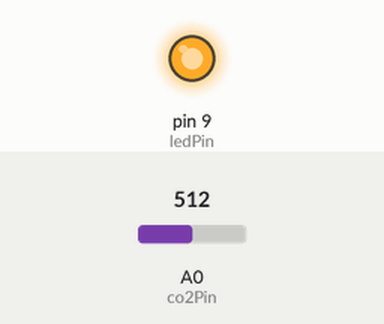
Recording of a sketch running on a simulated Arduino Uno, built with avr-gcc and run on an emulated ATmega328P. On the bench: output pins drawn as LEDs (lit = HIGH). Inputs (shaded band) come from the test bench; at power-on: A0 (co2Pin) = 512.

Above: at 1.2 s.
1.3 s: A0 (co2Pin) set to 318
2.8 s: A0 (co2Pin) set to 288
At 3.3 s:
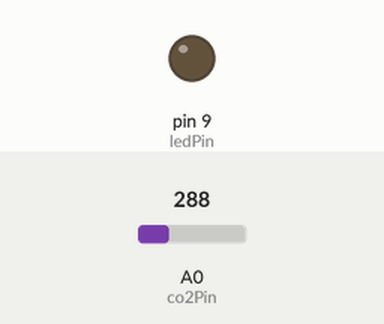
4.3 s: A0 (co2Pin) set to 306
At 5.5 s:
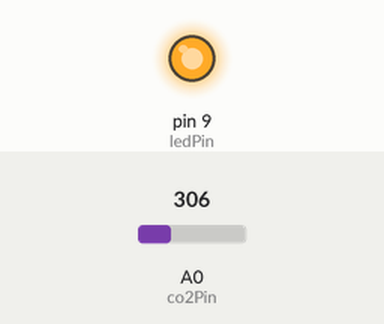
5.8 s: A0 (co2Pin) set to 290
At 6.8 s:
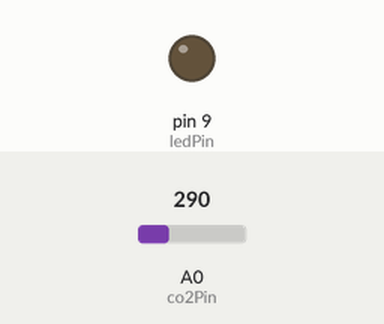
Timing chart, 0 to 8.3 s (numbered marks = the images above; inputs shaded):
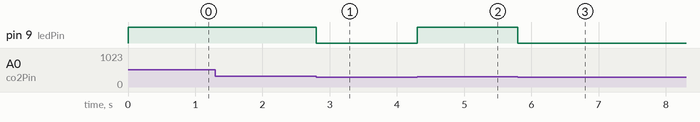

The sketch:

sketch.ino
```cpp
const int co2Pin = A0; // CO2 sensor pin
const int ledPin = 9;  // LED pin

void setup() {
  pinMode(ledPin, OUTPUT);
}

void loop() {
  int sensorValue = analogRead(co2Pin);
  if (sensorValue > 300) { // Adjust threshold for CO2 detection
    digitalWrite(ledPin, HIGH); // Turn on LED
  } else {
    digitalWrite(ledPin, LOW); // Turn off LED
  }
}
```

Measured:
- the behaviour switches between 301 and 300 on A0 (co2Pin) (found by bisection; images 0 and 1)
- after the input at 1.3 s, every drawn part: stays the same
- after the input at 2.8 s, pin 9 (ledPin): HIGH → LOW at once
- after the input at 4.3 s, pin 9 (ledPin): LOW → HIGH at once
- after the input at 5.8 s, pin 9 (ledPin): HIGH → LOW at once
